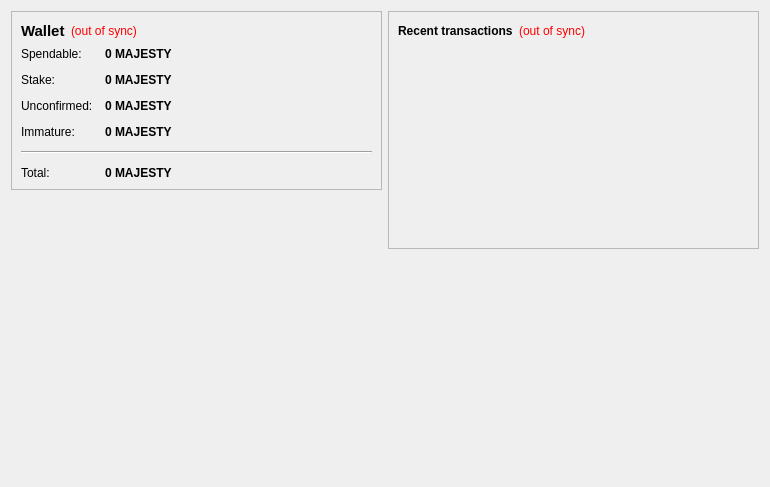
<?xml version="1.0" encoding="UTF-8"?>
<ui version="4.0">
 <class>OverviewPage</class>
 <widget class="QWidget" name="OverviewPage">
  <property name="geometry">
   <rect>
    <x>0</x>
    <y>0</y>
    <width>770</width>
    <height>487</height>
   </rect>
  </property>
  <property name="windowTitle">
   <string>Form</string>
  </property>
  <layout class="QHBoxLayout" name="horizontalLayout" stretch="1,1">
   <item>
    <layout class="QVBoxLayout" name="verticalLayout_2">
     <item>
      <widget class="QFrame" name="frame">
       <property name="frameShape">
        <enum>QFrame::StyledPanel</enum>
       </property>
       <property name="frameShadow">
        <enum>QFrame::Raised</enum>
       </property>
       <layout class="QVBoxLayout" name="verticalLayout_4">
        <item>
         <layout class="QHBoxLayout" name="horizontalLayout_4">
          <item>
           <widget class="QLabel" name="label_5">
            <property name="font">
             <font>
              <pointsize>11</pointsize>
              <weight>75</weight>
              <bold>true</bold>
             </font>
            </property>
            <property name="text">
             <string>Wallet</string>
            </property>
           </widget>
          </item>
          <item>
           <widget class="QLabel" name="labelWalletStatus">
            <property name="toolTip">
             <string>The displayed information may be out of date. Your wallet automatically synchronizes with the majesticcoin network after a connection is established, but this process has not completed yet.</string>
            </property>
            <property name="styleSheet">
             <string notr="true">QLabel { color: red; }</string>
            </property>
            <property name="text">
             <string notr="true">(out of sync)</string>
            </property>
            <property name="alignment">
             <set>Qt::AlignLeading|Qt::AlignLeft|Qt::AlignVCenter</set>
            </property>
           </widget>
          </item>
          <item>
           <spacer name="horizontalSpacer_2">
            <property name="orientation">
             <enum>Qt::Horizontal</enum>
            </property>
            <property name="sizeHint" stdset="0">
             <size>
              <width>40</width>
              <height>20</height>
             </size>
            </property>
           </spacer>
          </item>
         </layout>
        </item>
        <item>
         <layout class="QFormLayout" name="formLayout_2">
          <property name="fieldGrowthPolicy">
           <enum>QFormLayout::AllNonFixedFieldsGrow</enum>
          </property>
          <property name="horizontalSpacing">
           <number>12</number>
          </property>
          <property name="verticalSpacing">
           <number>12</number>
          </property>
          <item row="0" column="0">
           <widget class="QLabel" name="label">
            <property name="text">
             <string>Spendable:</string>
            </property>
           </widget>
          </item>
          <item row="0" column="1">
           <widget class="QLabel" name="labelBalance">
            <property name="font">
             <font>
              <weight>75</weight>
              <bold>true</bold>
             </font>
            </property>
            <property name="cursor">
             <cursorShape>IBeamCursor</cursorShape>
            </property>
            <property name="toolTip">
             <string>Your current spendable balance</string>
            </property>
            <property name="text">
             <string notr="true">0 MAJESTY</string>
            </property>
            <property name="textInteractionFlags">
             <set>Qt::LinksAccessibleByMouse|Qt::TextSelectableByKeyboard|Qt::TextSelectableByMouse</set>
            </property>
           </widget>
          </item>
          <item row="1" column="0">
           <widget class="QLabel" name="label_6">
            <property name="text">
             <string>Stake:</string>
            </property>
           </widget>
          </item>
          <item row="1" column="1">
           <widget class="QLabel" name="labelStake">
            <property name="font">
             <font>
              <weight>75</weight>
              <bold>true</bold>
             </font>
            </property>
            <property name="cursor">
             <cursorShape>IBeamCursor</cursorShape>
            </property>
            <property name="toolTip">
             <string>Total of coins that was staked, and do not yet count toward the current balance</string>
            </property>
            <property name="text">
             <string notr="true">0 MAJESTY</string>
            </property>
            <property name="textInteractionFlags">
             <set>Qt::LinksAccessibleByMouse|Qt::TextSelectableByKeyboard|Qt::TextSelectableByMouse</set>
            </property>
           </widget>
          </item>
          <item row="2" column="0">
           <widget class="QLabel" name="label_3">
            <property name="text">
             <string>Unconfirmed:</string>
            </property>
           </widget>
          </item>
          <item row="2" column="1">
           <widget class="QLabel" name="labelUnconfirmed">
            <property name="font">
             <font>
              <weight>75</weight>
              <bold>true</bold>
             </font>
            </property>
            <property name="cursor">
             <cursorShape>IBeamCursor</cursorShape>
            </property>
            <property name="toolTip">
             <string>Total of transactions that have yet to be confirmed, and do not yet count toward the current balance</string>
            </property>
            <property name="text">
             <string notr="true">0 MAJESTY</string>
            </property>
            <property name="textInteractionFlags">
             <set>Qt::LinksAccessibleByMouse|Qt::TextSelectableByKeyboard|Qt::TextSelectableByMouse</set>
            </property>
           </widget>
          </item>
          <item row="3" column="0">
           <widget class="QLabel" name="labelImmatureText">
            <property name="text">
             <string>Immature:</string>
            </property>
           </widget>
          </item>
          <item row="3" column="1">
           <widget class="QLabel" name="labelImmature">
            <property name="font">
             <font>
              <weight>75</weight>
              <bold>true</bold>
             </font>
            </property>
            <property name="toolTip">
             <string>Mined balance that has not yet matured</string>
            </property>
            <property name="text">
             <string notr="true">0 MAJESTY</string>
            </property>
            <property name="textInteractionFlags">
             <set>Qt::LinksAccessibleByMouse|Qt::TextSelectableByKeyboard|Qt::TextSelectableByMouse</set>
            </property>
           </widget>
          </item>
          <item row="4" column="0" colspan="2">
           <widget class="Line" name="line">
            <property name="orientation">
             <enum>Qt::Horizontal</enum>
            </property>
           </widget>
          </item>
          <item row="5" column="0">
           <widget class="QLabel" name="labelTotalText">
            <property name="text">
             <string>Total:</string>
            </property>
           </widget>
          </item>
          <item row="5" column="1">
           <widget class="QLabel" name="labelTotal">
            <property name="font">
             <font>
              <weight>75</weight>
              <bold>true</bold>
             </font>
            </property>
            <property name="cursor">
             <cursorShape>IBeamCursor</cursorShape>
            </property>
            <property name="toolTip">
             <string>Your current total balance</string>
            </property>
            <property name="text">
             <string notr="true">0 MAJESTY</string>
            </property>
            <property name="textInteractionFlags">
             <set>Qt::LinksAccessibleByMouse|Qt::TextSelectableByKeyboard|Qt::TextSelectableByMouse</set>
            </property>
           </widget>
          </item>
         </layout>
        </item>
       </layout>
      </widget>
     </item>
     <item>
      <spacer name="verticalSpacer">
       <property name="orientation">
        <enum>Qt::Vertical</enum>
       </property>
       <property name="sizeHint" stdset="0">
        <size>
         <width>20</width>
         <height>40</height>
        </size>
       </property>
      </spacer>
     </item>
     <item>
      <widget class="QLabel" name="label_2">
       <property name="autoFillBackground">
        <bool>true</bool>
       </property>
       <property name="text">
        <string/>
       </property>
       <property name="pixmap">
        <pixmap resource="../bitcoin.qrc">:/icons/drmbg</pixmap>
       </property>
       <property name="scaledContents">
        <bool>false</bool>
       </property>
       <property name="margin">
        <number>0</number>
       </property>
      </widget>
     </item>
    </layout>
   </item>
   <item>
    <layout class="QVBoxLayout" name="verticalLayout_3">
     <item>
      <widget class="QFrame" name="frame_2">
       <property name="frameShape">
        <enum>QFrame::StyledPanel</enum>
       </property>
       <property name="frameShadow">
        <enum>QFrame::Raised</enum>
       </property>
       <layout class="QVBoxLayout" name="verticalLayout">
        <item>
         <layout class="QHBoxLayout" name="horizontalLayout_2">
          <item>
           <widget class="QLabel" name="label_4">
            <property name="text">
             <string>&lt;b&gt;Recent transactions&lt;/b&gt;</string>
            </property>
           </widget>
          </item>
          <item>
           <widget class="QLabel" name="labelTransactionsStatus">
            <property name="toolTip">
             <string>The displayed information may be out of date. Your wallet automatically synchronizes with the majesticcoin network after a connection is established, but this process has not completed yet.</string>
            </property>
            <property name="styleSheet">
             <string notr="true">QLabel { color: red; }</string>
            </property>
            <property name="text">
             <string notr="true">(out of sync)</string>
            </property>
            <property name="alignment">
             <set>Qt::AlignRight|Qt::AlignTrailing|Qt::AlignVCenter</set>
            </property>
           </widget>
          </item>
          <item>
           <spacer name="horizontalSpacer">
            <property name="orientation">
             <enum>Qt::Horizontal</enum>
            </property>
            <property name="sizeHint" stdset="0">
             <size>
              <width>40</width>
              <height>20</height>
             </size>
            </property>
           </spacer>
          </item>
         </layout>
        </item>
        <item>
         <widget class="QListView" name="listTransactions">
          <property name="styleSheet">
           <string notr="true">QListView { background: transparent; }</string>
          </property>
          <property name="frameShape">
           <enum>QFrame::NoFrame</enum>
          </property>
          <property name="verticalScrollBarPolicy">
           <enum>Qt::ScrollBarAlwaysOff</enum>
          </property>
          <property name="horizontalScrollBarPolicy">
           <enum>Qt::ScrollBarAlwaysOff</enum>
          </property>
          <property name="selectionMode">
           <enum>QAbstractItemView::NoSelection</enum>
          </property>
         </widget>
        </item>
       </layout>
      </widget>
     </item>
     <item>
      <spacer name="verticalSpacer_2">
       <property name="orientation">
        <enum>Qt::Vertical</enum>
       </property>
       <property name="sizeHint" stdset="0">
        <size>
         <width>20</width>
         <height>40</height>
        </size>
       </property>
      </spacer>
     </item>
    </layout>
   </item>
  </layout>
 </widget>
 <resources/>
 <connections/>
</ui>
